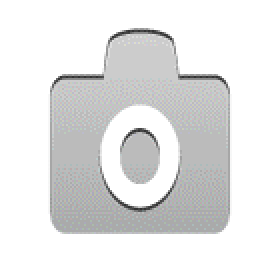
#> input picture Camera/tools/ui/sony_sync_src/p_16_dd_parts_sync_camera.png, 140 x 140 px (shown 2 times larger)
$ python -i patch9.py   (imports and definitions only)
#> lines starting #> are read from the running program, lines starting #| are printed output that depends on the picture
# -*- coding: utf-8 -*-
"""
9-patch 校验 / 重建（索尼 UI 换装的命门）。

背景：索尼固件里的 *.9.png 用的是 #DD7700 当 marker（甚至还整圈不透明），
AAPT2 直接拒收： "top-left corner pixel must be either opaque white or transparent"。
所以任何要进工程的 .9.png 都必须先过 check()；不合格就用 rebuild() 重画。

用法：
    python patch9.py check  <png> [<png> ...]
    python patch9.py rebuild <src> <dst> [--sx a,b] [--sy c,d] [--pad l,t,r,b]
                             [--no-pad]

9-patch 文件格式（aapt 读法）：
    左上角像素必须透明或纯白
    上边框：纯黑段 = 可横向拉伸区间
    左边框：纯黑段 = 可纵向拉伸区间
    右边框：纯黑段 = 内容 padding 的上下边界
    下边框：纯黑段 = 内容 padding 的左右边界
    边框像素只允许 透明(0,0,0,0) 或 纯黑(0,0,0,255)，其它颜色一律报错
"""

import sys
from PIL import Image


def _classify(p):
    r, g, b, a = p
    if a == 0:
        return "T"          # transparent
    if (r, g, b) == (0, 0, 0) and a == 255:
        return "K"          # pure black marker
    if (r, g, b) == (255, 255, 255) and a == 255:
        return "W"          # opaque white
    return "X"              # illegal


def _segments(marks):
    """把 ['T','K','K','T',...] 变成 [(起, 止), ...]（止为开区间），只取 K 段。"""
    segs, run = [], None
    for i, m in enumerate(marks + ["T"]):
        if m == "K" and run is None:
            run = i
        elif m != "K" and run is not None:
            segs.append((run, i))
            run = None
    return segs


def check(path):
    im = Image.open(path).convert("RGBA")
    w, h = im.size
    px = im.load()
    top = [_classify(px[x, 0]) for x in range(w)]
    bot = [_classify(px[x, h - 1]) for x in range(w)]
    lft = [_classify(px[0, y]) for y in range(h)]
    rgt = [_classify(px[w - 1, y]) for y in range(h)]
    corner = _classify(px[0, 0])
    bad = sum(b.count("X") for b in (top, bot, lft, rgt))
    inner = im.crop((1, 1, w - 1, h - 1))
    ok = bad == 0 and corner in ("T", "W")
    print("%-28s %4dx%-4d corner=%s bad=%3d %s" % (
        path.split("/")[-1], w, h, corner, bad, "OK" if ok else "!! REJECT"))
    if not ok:
        return False
    print("        stretchX=%s  stretchY=%s" % (
        _segments(top), _segments(lft)))
    print("        padding = left/right %s, top/bottom %s"%(
        _segments(bot), _segments(rgt)))
    print("        content=%dx%d  colors=%d" % (inner.size + (len(inner.getcolors(65536) or []),)))
    return True


def rebuild(src, dst, sx=None, sy=None, pad=None, content_pad=0):
    """
    索尼重构法（资源包 mk_lite_patch9.py 的做法，实机验证过）：
      ① 原图整体贴到 (1,1)，四周留 1px 边框
      ② 边框默认全透明
      ③ 只在可拉伸区间画纯黑 marker
      ④ 四角保持透明 —— 整圈涂黑会把边框线也拉伸，边缘线就错位了
    sx/sy: 可拉伸区间 (起, 止)，像素坐标相对原图；不给就取"去掉四角圆角后的整段"
    pad:   内容 padding (l, t, r, b)；不给则填满（无 padding）
    """
#> called with dst = 'out.png', content_pad = 0
    im = Image.open(src).convert("RGBA")
#> im is the input picture: PIL image 140x140 RGBA; mean R, G, B, A 137.2, 95.6, 120.1, 85.8
    w, h = im.size
#> w = 140; h = 140
    if sx is None:
        sx = (0, w)
#> sx = (0, 140)
    if sy is None:
        sy = (0, h)
#> sy = (0, 140)
    if pad is None:
        pad = (0, 0, 0, 0)

    out = Image.new("RGBA", (w + 2, h + 2), (0, 0, 0, 0))
#> out: PIL image 142x142 RGBA; every value is 0
    out.paste(im, (1, 1))
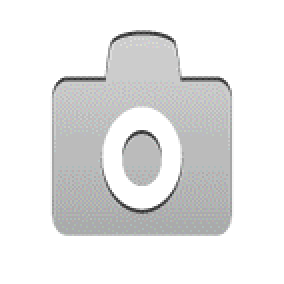
#> out: PIL image 142x142 RGBA (shown 2 times larger); mean R, G, B, A 133.3, 92.9, 116.7, 83.4; transparent parts drawn white
    o = out.load()

    for x in range(sx[0], sx[1]):                    # 上边框：横向可拉伸
        o[x + 1, 0] = (0, 0, 0, 255)
    for y in range(sy[0], sy[1]):                    # 左边框：纵向可拉伸
        o[0, y + 1] = (0, 0, 0, 255)
    l, t, r, b = pad
    if l or r:                                       # 下边框：左右 padding
        for x in range(l, w - r):
            o[x + 1, h + 1] = (0, 0, 0, 255)
    if t or b:                                       # 右边框：上下 padding
        for y in range(t, h - b):
            o[w + 1, y + 1] = (0, 0, 0, 255)

    out.save(dst)
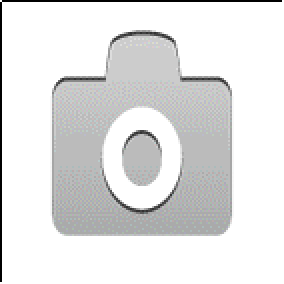
#> saved as out.png: PIL image 142x142 RGBA (shown 2 times larger); mean R, G, B, A 133.3, 92.9, 116.7, 86.9; transparent parts drawn white
    print("rebuild -> %s  %dx%d  stretchX=%s stretchY=%s pad=%s" % (
        dst.split("/")[-1], w + 2, h + 2, sx, sy, pad))
#| rebuild -> out.png  142x142  stretchX=(0, 140) stretchY=(0, 140) pad=(0, 0, 0, 0)
    return check(dst)
#> in check, `top = [_classify(px[x, 0]) for x in range(w)]`: top = 142 items, first 6: 'T', 'K', 'K', 'K', 'K', 'K'
#> in check, `bot = [_classify(px[x, h - 1]) for x in range(w)]`: bot = 142 items, first 6: 'T', 'T', 'T', 'T', 'T', 'T'
#> in check, `lft = [_classify(px[0, y]) for y in range(h)]`: lft = 142 items, first 6: 'T', 'K', 'K', 'K', 'K', 'K'
#> in check, `rgt = [_classify(px[w - 1, y]) for y in range(h)]`: rgt = 142 items, first 6: 'T', 'T', 'T', 'T', 'T', 'T'
#> in check, `corner = _classify(px[0, 0])`: corner = 'T'
#> in check, `bad = sum(b.count("X") for b in (top, bot, lft, rgt))`: bad = 0
#> in check, `ok = bad == 0 and corner in ("T", "W")`: ok = True
#| out.png                       142x142  corner=T bad=  0 OK
#> the loop in _segments, `for i, m in enumerate(marks + ["T"]):` made 143 passes
#> (m, run) on pass 2: ('K', 1)
#> m on passes 1, 3, 4, 5, 6, 7: 'T', 'K', 'K', 'K', 'K', 'K'
#> after the loop in _segments, `for i, m in enumerate(marks + ["T"]):`: segs = [(1, 141)]
#> the loop in _segments (call 2), `for i, m in enumerate(marks + ["T"]):` made 143 passes
#|         stretchX=[(1, 141)]  stretchY=[(1, 141)]
#|         padding = left/right [], top/bottom []
#|         content=140x140  colors=260


# [19 lines not run here, left out]

>>> result = rebuild('sony_sync_src/p_16_dd_parts_sync_camera.png', 'out.png')

$ run again, on Camera/tools/ui/sony_sync_src/p_16_dd_parts_sync_smartphone_on.png
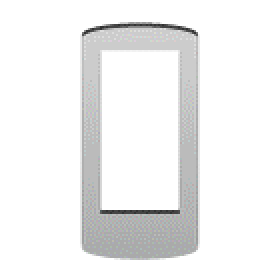
#> input picture Camera/tools/ui/sony_sync_src/p_16_dd_parts_sync_smartphone_on.png, 140 x 140 px (shown 2 times larger)
#> in rebuild, im is the input picture: PIL image 140x140 RGBA; mean R, G, B, A 149.8, 100.5, 129.4, 46.4
#> in rebuild, `out.paste(im, (1, 1))`:
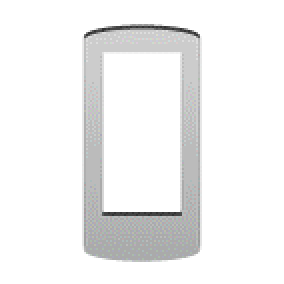
#> out: PIL image 142x142 RGBA (shown 2 times larger); mean R, G, B, A 145.6, 97.7, 125.8, 45.1; transparent parts drawn white
#> in rebuild, `out.save(dst)`:
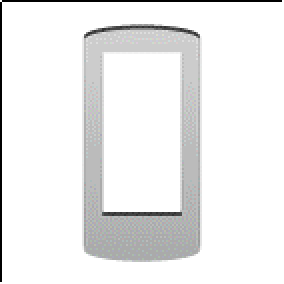
#> saved as out.png: PIL image 142x142 RGBA (shown 2 times larger); mean R, G, B, A 145.6, 97.7, 125.8, 48.7; transparent parts drawn white
#| rebuild -> out.png  142x142  stretchX=(0, 140) stretchY=(0, 140) pad=(0, 0, 0, 0)
#> top = 142 items, first 6: 'T', 'K', 'K', 'K', 'K', 'K'
#> bot = 142 items, first 6: 'T', 'T', 'T', 'T', 'T', 'T'
#> lft = 142 items, first 6: 'T', 'K', 'K', 'K', 'K', 'K'
#> rgt = 142 items, first 6: 'T', 'T', 'T', 'T', 'T', 'T'
#> corner = 'T'
#> bad = 0
#> ok = True
#| out.png                       142x142  corner=T bad=  0 OK
#> the loop in _segments, `for i, m in enumerate(marks + ["T"]):` made 143 passes
#> (m, run) on pass 2: ('K', 1)
#> after the loop in _segments, `for i, m in enumerate(marks + ["T"]):`: segs = [(1, 141)]
#> the loop in _segments (call 2), `for i, m in enumerate(marks + ["T"]):` made 143 passes
#|         stretchX=[(1, 141)]  stretchY=[(1, 141)]
#|         padding = left/right [], top/bottom []
#|         content=140x140  colors=193
